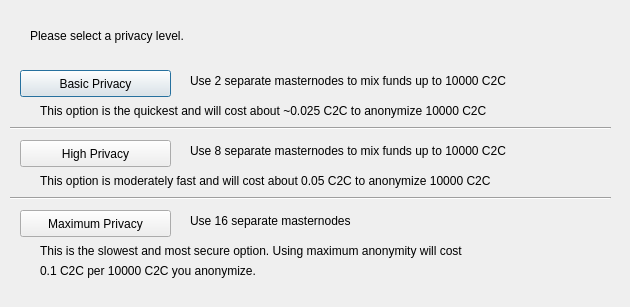
<?xml version="1.0" encoding="UTF-8"?>
<ui version="4.0">
 <class>ObfuscationConfig</class>
 <widget class="QDialog" name="ObfuscationConfig">
  <property name="geometry">
   <rect>
    <x>0</x>
    <y>0</y>
    <width>630</width>
    <height>307</height>
   </rect>
  </property>
  <property name="windowTitle">
   <string>Configure Obfuscation</string>
  </property>
  <widget class="QPushButton" name="buttonBasic">
   <property name="geometry">
    <rect>
     <x>20</x>
     <y>70</y>
     <width>151</width>
     <height>27</height>
    </rect>
   </property>
   <property name="text">
    <string>Basic Privacy</string>
   </property>
  </widget>
  <widget class="QPushButton" name="buttonHigh">
   <property name="geometry">
    <rect>
     <x>20</x>
     <y>140</y>
     <width>151</width>
     <height>27</height>
    </rect>
   </property>
   <property name="text">
    <string>High Privacy</string>
   </property>
  </widget>
  <widget class="QPushButton" name="buttonMax">
   <property name="geometry">
    <rect>
     <x>20</x>
     <y>210</y>
     <width>151</width>
     <height>27</height>
    </rect>
   </property>
   <property name="text">
    <string>Maximum Privacy</string>
   </property>
  </widget>
  <widget class="QLabel" name="label">
   <property name="geometry">
    <rect>
     <x>30</x>
     <y>20</y>
     <width>571</width>
     <height>31</height>
    </rect>
   </property>
   <property name="text">
    <string>Please select a privacy level.</string>
   </property>
  </widget>
  <widget class="QLabel" name="label_2">
   <property name="geometry">
    <rect>
     <x>190</x>
     <y>70</y>
     <width>421</width>
     <height>21</height>
    </rect>
   </property>
   <property name="text">
    <string>Use 2 separate masternodes to mix funds up to 10000 C2C</string>
   </property>
  </widget>
  <widget class="QLabel" name="label_3">
   <property name="geometry">
    <rect>
     <x>190</x>
     <y>140</y>
     <width>411</width>
     <height>21</height>
    </rect>
   </property>
   <property name="text">
    <string>Use 8 separate masternodes to mix funds up to 10000 C2C</string>
   </property>
  </widget>
  <widget class="QLabel" name="label_4">
   <property name="geometry">
    <rect>
     <x>190</x>
     <y>210</y>
     <width>421</width>
     <height>21</height>
    </rect>
   </property>
   <property name="text">
    <string>Use 16 separate masternodes</string>
   </property>
  </widget>
  <widget class="QLabel" name="label_6">
   <property name="geometry">
    <rect>
     <x>40</x>
     <y>100</y>
     <width>561</width>
     <height>21</height>
    </rect>
   </property>
   <property name="text">
    <string>This option is the quickest and will cost about ~0.025 C2C to anonymize 10000 C2C</string>
   </property>
  </widget>
  <widget class="QLabel" name="label_7">
   <property name="geometry">
    <rect>
     <x>40</x>
     <y>170</y>
     <width>561</width>
     <height>21</height>
    </rect>
   </property>
   <property name="text">
    <string>This option is moderately fast and will cost about 0.05 C2C to anonymize 10000 C2C</string>
   </property>
  </widget>
  <widget class="QLabel" name="label_8">
   <property name="geometry">
    <rect>
     <x>40</x>
     <y>240</y>
     <width>561</width>
     <height>21</height>
    </rect>
   </property>
   <property name="text">
    <string>This is the slowest and most secure option. Using maximum anonymity will cost</string>
   </property>
  </widget>
  <widget class="QLabel" name="label_9">
   <property name="geometry">
    <rect>
     <x>40</x>
     <y>260</y>
     <width>561</width>
     <height>21</height>
    </rect>
   </property>
   <property name="text">
    <string>0.1 C2C per 10000 C2C you anonymize.</string>
   </property>
  </widget>
  <widget class="Line" name="line">
   <property name="geometry">
    <rect>
     <x>10</x>
     <y>120</y>
     <width>601</width>
     <height>16</height>
    </rect>
   </property>
   <property name="orientation">
    <enum>Qt::Horizontal</enum>
   </property>
  </widget>
  <widget class="Line" name="line_2">
   <property name="geometry">
    <rect>
     <x>10</x>
     <y>190</y>
     <width>601</width>
     <height>16</height>
    </rect>
   </property>
   <property name="orientation">
    <enum>Qt::Horizontal</enum>
   </property>
  </widget>
 </widget>
 <resources/>
 <connections/>
</ui>
